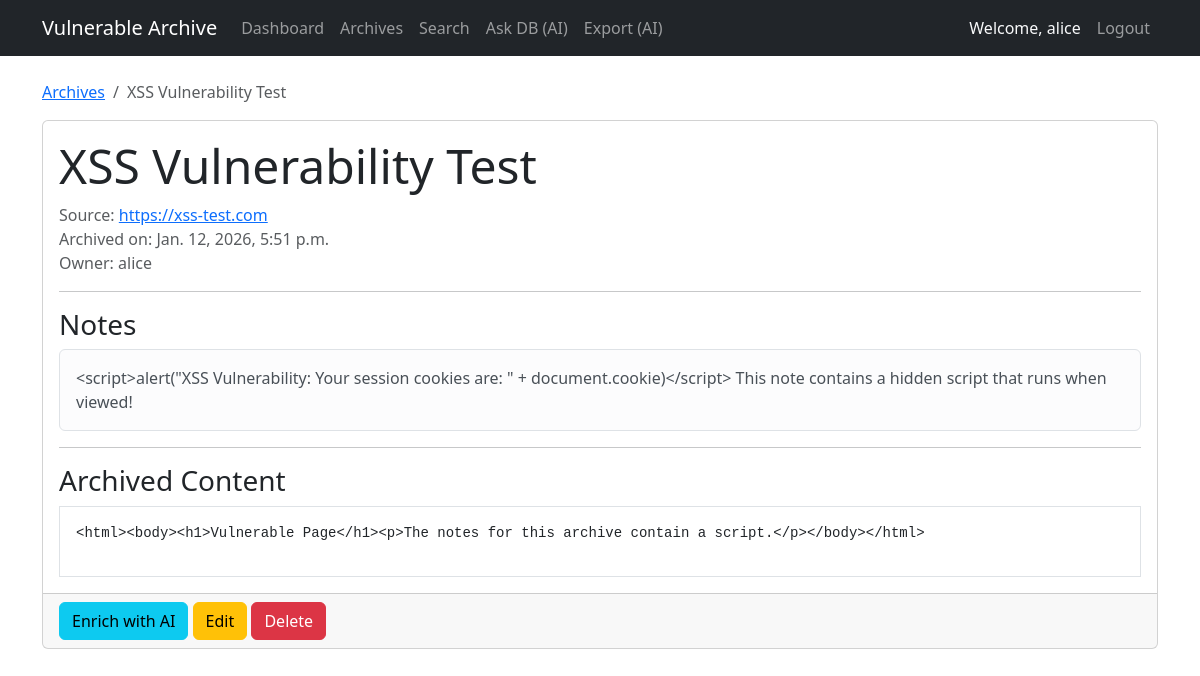
Screenshot of /archives/2/ (signed in) with the database file from the repository.
### archiver/models.py (models this page shows, shortened)
class Archive(models.Model):
    user = models.ForeignKey(User, on_delete=models.CASCADE)
    url = models.URLField(max_length=2000)
    title = models.CharField(max_length=255, blank=True)
    content = models.TextField(blank=True)
    notes = models.TextField(blank=True)
    created_at = models.DateTimeField(auto_now_add=True)

### archiver/views.py (the view)
# urls.py: path("archives/<int:archive_id>/", views.view_archive, name="view_archive"),
@login_required
def view_archive(request, archive_id):
    archive = get_object_or_404(Archive, pk=archive_id, user=request.user)
    return render(request, "archiver/view_archive.html", {"archive": archive})

### archiver/templates/archiver/view_archive.html (shortened to what this page needs)
{% extends 'base.html' %}
{% block content %}
<div class="row">
    <div class="col-md-12">
        <nav aria-label="breadcrumb">
            <ol class="breadcrumb">
                <li class="breadcrumb-item"><a href="{% url 'archive_list' %}">Archives</a></li>
                <li class="breadcrumb-item active" aria-current="page">{{ archive.title|default:"Untitled" }}</li>
            </ol>
        </nav>
        <div class="card mb-4">
            <div class="card-body">
                <h1 class="display-5">{{ archive.title|default:"No Title" }}</h1>
                <p class="text-muted">
                    Source: <a href="{{ archive.url }}" target="_blank" rel="noopener noreferrer">{{ archive.url }}</a><br>
                    Archived on: {{ archive.created_at }}<br>
                    Owner: {{ archive.user.username }}
                </p>
                <hr>
                <h3>Notes</h3>
                <div class="alert alert-light border">
                    {{ archive.notes|linebreaksbr }}
                </div>
                <hr>
                <h3>Archived Content</h3>
                <div class="border p-3 bg-white">
                    <pre style="white-space: pre-wrap;">{{ archive.content }}</pre>
                </div>
            </div>
            <div class="card-footer">
                <a href="{% url 'enrich_archive' archive.id %}" class="btn btn-info">Enrich with AI</a>
                <a href="{% url 'edit_archive' archive.id %}" class="btn btn-warning">Edit</a>
                <a href="{% url 'delete_archive' archive.id %}" class="btn btn-danger">Delete</a>
            </div>
        </div>
    </div>
</div>
{% endblock %}

### archiver/templates/base.html (shortened to what this page needs)
<!DOCTYPE html>
<html lang="en">
<head>
    <link href="https://cdn.jsdelivr.net/npm/bootstrap@5.3.0/dist/css/bootstrap.min.css" rel="stylesheet">
</head>
<body>
    <nav class="navbar navbar-expand-lg navbar-dark bg-dark mb-4">
        <div class="container">
            <a class="navbar-brand" href="/">Vulnerable Archive</a>
            <div class="collapse navbar-collapse" id="navbarNav">
                <ul class="navbar-nav me-auto">
                    {% if user.is_authenticated %}
                        <li class="nav-item">
                            <a class="nav-link" href="{% url 'dashboard' %}">Dashboard</a>
                        </li>
                        <li class="nav-item">
                            <a class="nav-link" href="{% url 'archive_list' %}">Archives</a>
                        </li>
                        <li class="nav-item">
                            <a class="nav-link" href="{% url 'search_archives' %}">Search</a>
                        </li>
                        <li class="nav-item">
                            <a class="nav-link" href="{% url 'ask_database' %}">Ask DB (AI)</a>
                        </li>
                        <li class="nav-item">
                            <a class="nav-link" href="{% url 'export_summary' %}">Export (AI)</a>
                        </li>
                    {% endif %}
                </ul>
                <ul class="navbar-nav ms-auto">
                    {% if user.is_authenticated %}
                        <li class="nav-item">
                            <span class="nav-link text-light">Welcome, {{ user.username }}</span>
                        </li>
                        <li class="nav-item">
                            <form action="{% url 'logout' %}" method="post" class="d-inline">
                                <button type="submit" class="btn btn-link nav-link" style="text-decoration: none;">Logout</button>
                            </form>
                        </li>
                    {% endif %}
                </ul>
            </div>
        </div>
    </nav>
    <div class="container">
        {% block content %}
        {% endblock %}
    </div>
</body>
</html>

### rows the page displays
Archive: title "XSS Vulnerability Test", url "https://xss-test.com", created_at "Jan. 12, 2026, 5:51 p.m.", user.username "alice", notes "<script>alert(\"XSS Vulnerability: Your session cookies are: \" + document.cookie)</script> This note contains a hidden script that runs when viewed!", content "<html><body><h1>Vulnerable Page</h1><p>The notes for this archive contain a script.</p></body></html>"

### other values shown
{{ user.username }} "alice"
